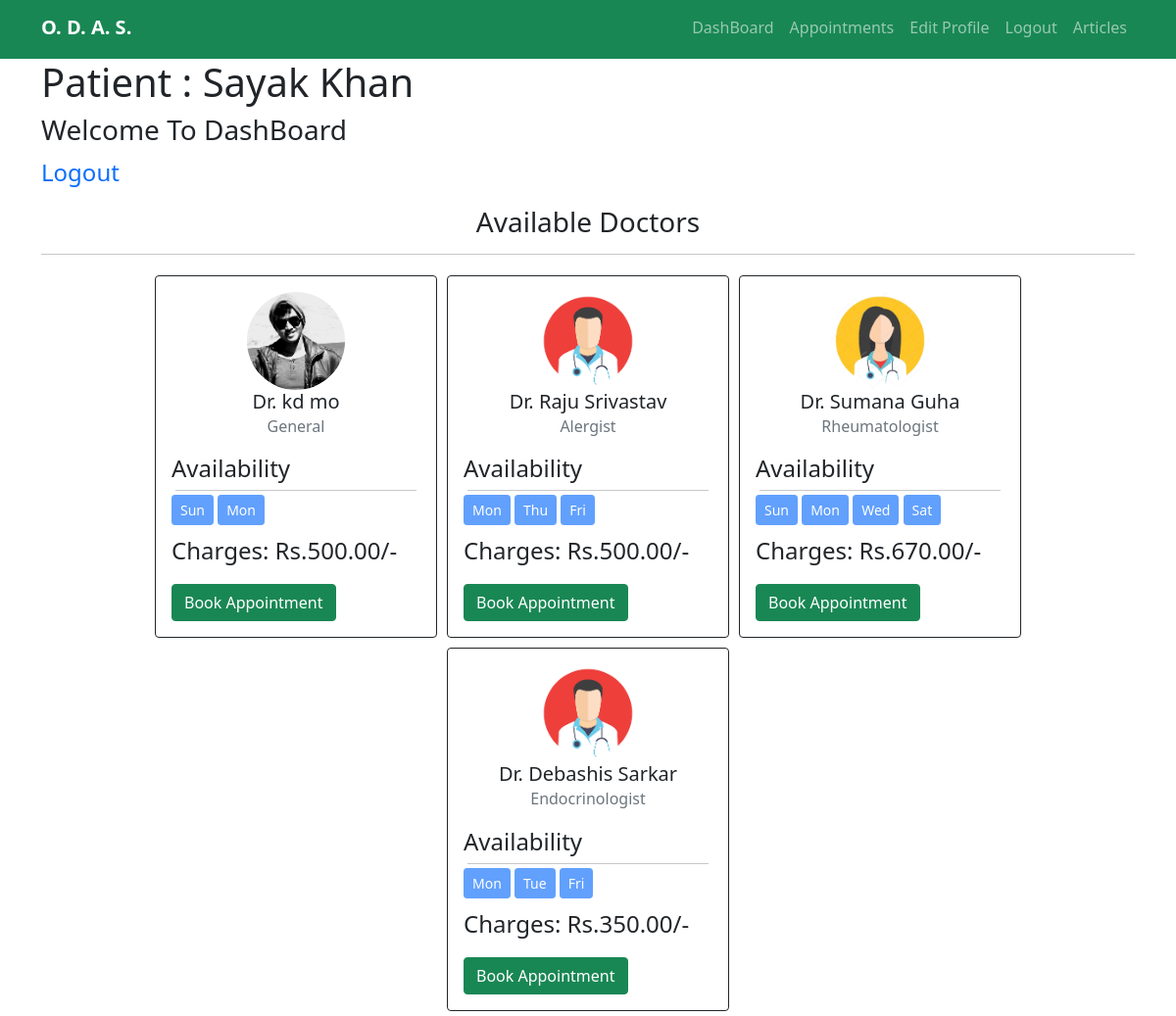
Page /dashboard/patient/ (signed in) on the earlier database version.
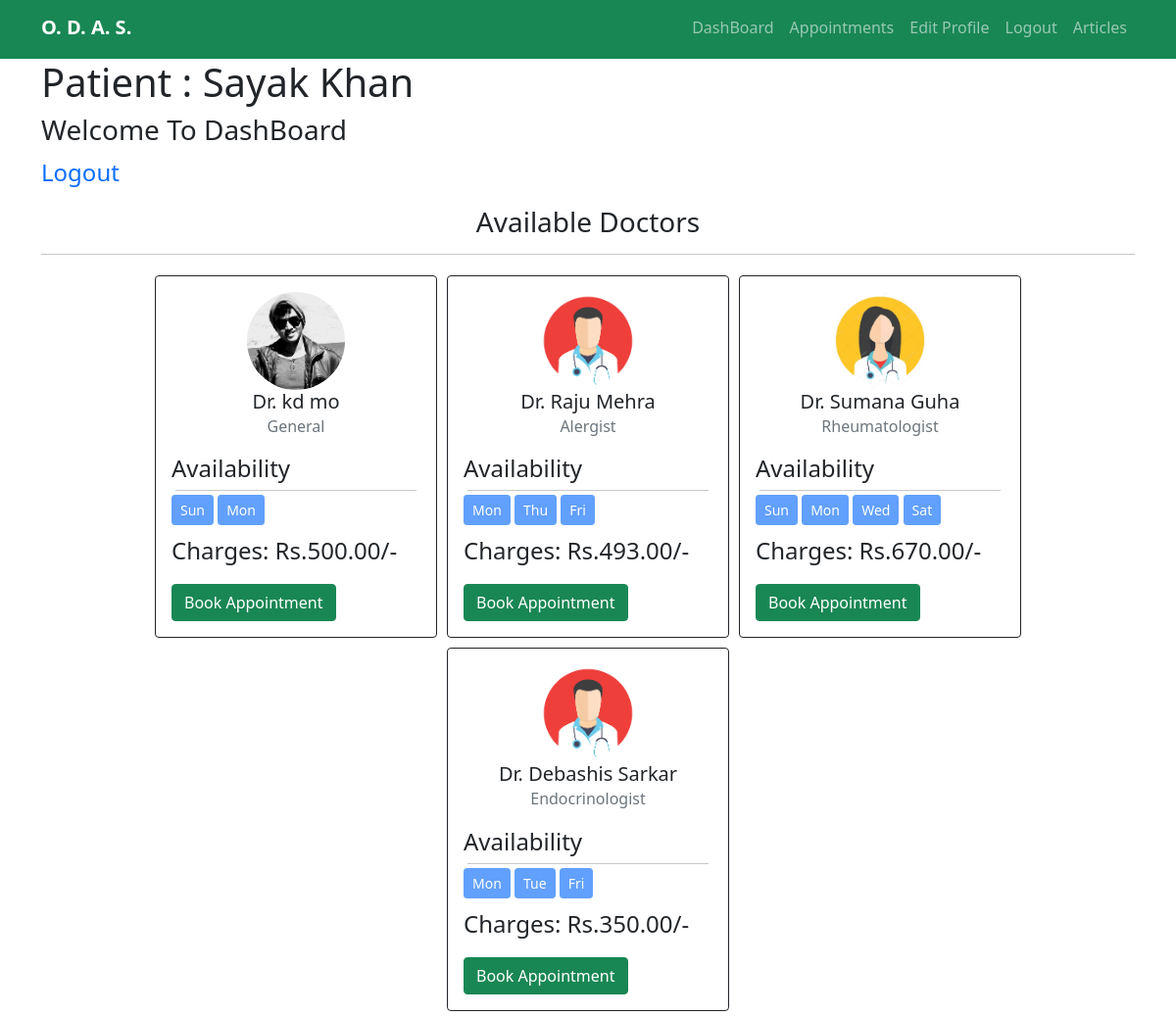
Same page on the later database version.
### accounts/models.py (models this page shows)
class Doctor(User):
    CHOICES = [
        ('Male','Male'),
        ('Female','Female'),
        ('Others','Others'),
    ]
    SPECIALITIES= [
        ('Podiatrist','Podiatrist'),
        ('General','General'),
        ('Pediatrician','Pediatrician'),
        ('Endocrinologist','Endocrinologist'),
        ('NeuroLogist','Neurologist'),
        ('Rheumatologist','Rheumatologist'),
        ('Alergist','Allergist'),
        ('Psychiatrist','Psychiatrist'),
    ]
    gender = models.CharField(null = False, max_length=8, choices=CHOICES)
    contact = models.CharField(max_length=12)
    dob = models.DateField()
    speciality = models.CharField(null=False, choices = SPECIALITIES, max_length=20)
    bio = models.TextField(null=True, max_length=800, blank=True)
    yoe = models.IntegerField()
    charge = models.DecimalField(decimal_places=2,max_digits=7, max_length = 10)
    paypal = models.EmailField(max_length=70, null = True, blank = True)
    img = models.ImageField(upload_to = "doctor_images/", null = True, blank = True)
    sun_start = models.TimeField(null=True, blank=True)
    sun_end = models.TimeField(null = True, blank=True)
    mon_start = models.TimeField(null = True, blank=True)
    mon_end = models.TimeField(null = True, blank=True)
    tue_start = models.TimeField(null = True, blank=True)
    tue_end = models.TimeField(null = True, blank=True)
    wed_start = models.TimeField(null = True, blank=True)
    wed_end = models.TimeField(null = True, blank=True)
    thu_start = models.TimeField(null = True, blank=True)
    thu_end = models.TimeField(null = True, blank=True)
    fri_start = models.TimeField(null = True, blank=True)
    fri_end = models.TimeField(null = True, blank=True)
    sat_start = models.TimeField(null = True, blank=True)
    sat_end = models.TimeField(null = True, blank=True)

### mainapp/views.py (the view)
# urls.py: path('dashboard/patient/',views.PatientDashboard.as_view(), name="pd"),
class PatientDashboard(View):
    def get(self, request):
        if request.user.is_authenticated:
            if isDoctor(request.user):
                return redirect('/dashboard/doctor/')
            patient = Patient.objects.get(pk = request.user.id)
            doctors = Doctor.objects.all()
            context = {
                "patient" : patient,
                "doctors": doctors,
            }
            return render(request, "patient/patient-dashboard.html", context=context)
        return redirect('/accounts/login/patient/')

### accounts/views.py (called while the page is built)
def isDoctor(user):
    try:
        Doctor.objects.get(pk = user.id)
        return True
    except Exception as exe:
        return False

### templates/patient/patient-dashboard.html (shortened to what this page needs)
{% extends "patient/base.html" %}
{% load static %}
{% block content %}
<div class="container">
  <h1>
  Patient : {{patient.first_name}} {{patient.last_name}}
  </h1>
  <h3>Welcome To DashBoard</h3>
  <p><a href="{% url 'logout_p' %}">Logout</a></p>
  <h3 class = "text-center">Available Doctors</h3>
  <hr>
  <div class="d-flex justify-content-center" style="flex-wrap: wrap;">
    {% for doctor in doctors %}
    <div class="card border-dark" style="width: 18rem; margin:5px;">
      <div class="card-body">
        <div class="d-flex justify-content-center">
        {% if doctor.img %}
          <img src="{{doctor.img.url}}" alt="Not Found" width="100px", height="100px" style="border-radius: 50%;">
        {% else %}
          {% if doctor.gender == "Female" %}
          <img src="{% static 'doctor/imgs/avatar/female-doc.jpg' %}" alt="Not Found" width="100px", height="100px" style="border-radius: 50%;">
          {% else %}
          <img src="{% static 'doctor/imgs/avatar/male-doc.png' %}" alt="Not Found" width="100px", height="100px" style="border-radius: 50%;">
          {% endif %}
        {% endif %}
        </div>
        <h5 class="card-title text-center">Dr. {{doctor.first_name}} {{doctor.last_name}}</h5>
        <h6 class="card-subtitle mb-2 text-muted text-center">{{doctor.speciality}}</h6>
        <p style="margin-top: 15px; margin-bottom:0px; padding:0px;">Availability</p>
        <hr style=" margin:4px; padding:0px;">
        <div style="justify-content: center; align-items:center;">
          {% if doctor.sun_start %}
          <button disabled class="btn btn-primary btn-sm">Sun</button>
          {% endif %}
          {% if doctor.mon_start %}
          <button disabled class="btn btn-primary btn-sm">Mon</button>
          {% endif %}
          {% if doctor.tue_start %}
          <button disabled class="btn btn-primary btn-sm">Tue</button>
          {% endif %}
          {% if doctor.wed_start %}
          <button disabled class="btn btn-primary btn-sm">Wed</button>
          {% endif %}
          {% if doctor.thu_start %}
          <button disabled class="btn btn-primary btn-sm">Thu</button>
          {% endif %}
          {% if doctor.fri_start %}
          <button disabled class="btn btn-primary btn-sm">Fri</button>
          {% endif %}
          {% if doctor.sat_start %}
          <button disabled class="btn btn-primary btn-sm">Sat</button>
          {% endif %}
        </div>
        <p class="mt-2">Charges: Rs.{{doctor.charge}}/-</p>
          <button type="button" class="btn btn-success" data-bs-toggle="modal" data-bs-target="#payment-for-{{doctor.id}}">
            Book Appointment
          </button>
      </div>
    </div>
    {% endfor %}
  </div>
</div>
{% endblock %}

### templates/patient/base.html (shortened to what this page needs)
{% load static %}
<!doctype html>
<html lang="en">
  <head>
    <link href="https://cdn.jsdelivr.net/npm/bootstrap@5.1.3/dist/css/bootstrap.min.css" rel="stylesheet">
    <link rel="stylesheet" href="{% static 'patient/css/index.css' %}">
    <link rel="stylesheet" href="{% static 'patient/css/edit.css' %}">
    <link rel="stylesheet" href="https://cdn.jsdelivr.net/npm/bootstrap-icons@1.7.2/font/bootstrap-icons.css">
  </head>
  <body>
    <nav class="navbar navbar-expand-lg navbar-dark bg-success fixed-top">
      <div class="container">
        <a class="navbar-brand" href="{% url 'index' %}"><b>O. D. A. S.</b></a>
        <div class="collapse navbar-collapse" id="navbarNav" style="justify-content: space-between;">
          <ul class="navbar-nav">
            {% if not request.user.is_authenticated %}
            <li class="nav-item">
              <a class="nav-link" href="{% url 'pr' %}" style="margin-right: 10px;">Sign Up</a>
            </li>
            <li class="nav-item">
              <button type="button" class="btn nav-link" data-bs-toggle="modal" data-bs-target="#LoginModal" id="login-btn">
                Login
              </button>
            </li>
            {% else %}
            <li class="nav-item">
              <a class="nav-link" href="{% url 'pd' %}">DashBoard</a>
            </li>
            <li class="nav-item">
              <a class="nav-link" href="{% url 'p_app' %}">Appointments</a>
            </li>
            <li class="nav-item">
              <a class="nav-link" href="{% url 'p_edit' %}">Edit Profile</a>
            </li>
            <li class="nav-item">
              <a class="nav-link" href="{% url 'logout_p' %}">Logout</a>
            </li>
            {% endif %}
            <li class="nav-item">
              <a class="nav-link" href="{% url 'articleshome' %}">Articles</a>
            </li>
          </ul>
        </div>
      </div>
    </nav>
    {% block content %}
    {% endblock %}
  </body>
</html>

### static/patient/css/index.css (style rules this page uses)
* { margin: 0; padding: 0; }
p { font-size: 3vh; }
a { text-decoration: none; }

Differences in the rows shown:
changed Doctor "Alergist": last_name "Srivastav" → "Mehra"; charge "500.00" → "493.00"
